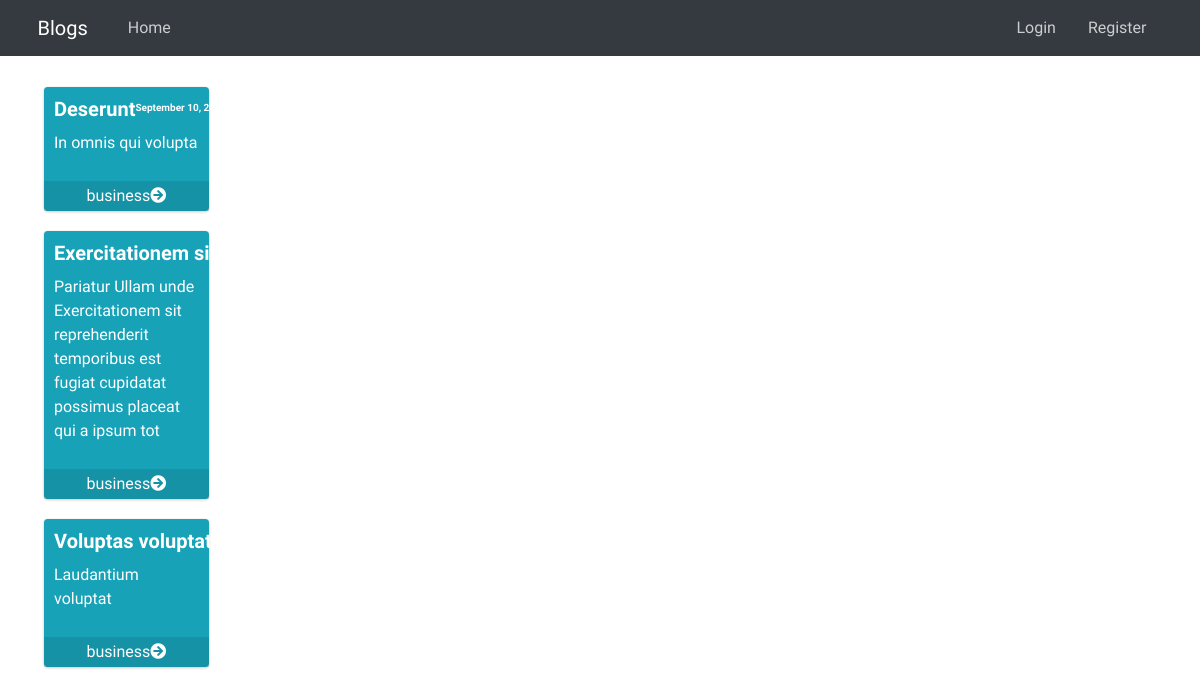
Screenshot of /blog/ with the database file from the repository.
### blog/models.py (models this page shows, shortened)
class Post(models.Model):
    title = models.CharField(max_length=100)
    content = models.TextField()
    date_posted = models.DateTimeField(default=timezone.now)
    author = models.ForeignKey(User, on_delete=models.CASCADE)

### blog/views.py (the view)
# urls.py: path('blog/', PostListView.as_view(), name='blog-home'),
class PostListView(ListView):
    model = Post
    template_name = 'blog/home.html'  # <app>/<model>_<viewtype>.html
    context_object_name = 'posts'
    ordering = ['-date_posted']
    paginate_by = 5

### blog/templates/blog/home.html (shortened to what this page needs)
{% extends "earn/base2.html" %}
{% block content %}
<nav class="navbar navbar-expand-md navbar-dark bg-steel fixed-top">
  <div class="container">
    <a class="navbar-brand mr-4" href="{% url 'blog-home' %}">Blogs</a>
    <div class="collapse navbar-collapse" id="navbarToggle">
      <div class="navbar-nav mr-auto">
        <a class="nav-item nav-link" href="{% url 'earn-home' %}">Home</a>
      </div>
      <div class="navbar-nav">
        {% if user.is_authenticated %}
        <a class="nav-item nav-link" href="{% url 'post-create' %}">New Post</a>
        {% else %}
        <a class="nav-item nav-link" href="{% url 'login' %}">Login</a>
        <a class="nav-item nav-link" href="{% url 'register' %}">Register</a>
        {% endif %}
      </div>
    </div>
  </div>
</nav>
    {% for post in posts %}
    <div class="row">
      <div class="col-lg-3 col-6">
        <div>
        <div class="small-box bg-info">
          <div class="inner">
            <h3 style="font-size: 20px" >{{ post.title }}<sup style="font-size: 10px">{{ post.date_posted|date:"F d, Y" }}</sup></h3>
            <p>{{ post.content }}</p>
          </div>
          <a href="{% url 'user-posts' post.author.username %}" class="small-box-footer">{{ post.author }}<i class="fas fa-arrow-circle-right"></i></a>
        </div>
      </div>
    </div>
    </div>
    {% endfor %}
{% endblock content %}

### rows the page displays
Post: title "Deserunt", date_posted "September 10, 2021", content "In omnis qui volupta", author "business"
Post: title "Exercitationem sit reprehenderit temporibus est fugiat cupidatat possimus placeat qui a ipsum tot", content "Pariatur Ullam unde Exercitationem sit reprehenderit temporibus est fugiat cupidatat possimus placeat qui a ipsum tot", author "business"
Post: title "Voluptas voluptates quisquam dolorem veniam nostrum officiis", content "Laudantium voluptat", author "business"
